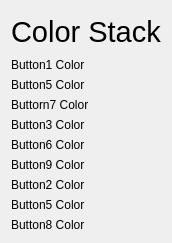
<?xml version="1.0" encoding="UTF-8"?>
<ui version="4.0">
 <class>test</class>
 <widget class="QDialog" name="test">
  <property name="geometry">
   <rect>
    <x>0</x>
    <y>0</y>
    <width>168</width>
    <height>243</height>
   </rect>
  </property>
  <property name="windowTitle">
   <string>Dialog</string>
  </property>
  <layout class="QVBoxLayout" name="verticalLayout">
   <item>
    <widget class="QLabel" name="label_10">
     <property name="font">
      <font>
       <family>MS Sans Serif</family>
       <pointsize>22</pointsize>
      </font>
     </property>
     <property name="text">
      <string>Color Stack</string>
     </property>
    </widget>
   </item>
   <item>
    <layout class="QHBoxLayout" name="horizontalLayout">
     <item>
      <layout class="QFormLayout" name="formLayout">
       <item row="0" column="0">
        <widget class="QLabel" name="label_11">
         <property name="text">
          <string>Button1 Color </string>
         </property>
        </widget>
       </item>
       <item row="1" column="0">
        <widget class="QLabel" name="label_12">
         <property name="text">
          <string>Button5 Color </string>
         </property>
        </widget>
       </item>
       <item row="2" column="0">
        <widget class="QLabel" name="label_13">
         <property name="text">
          <string>Buttorn7 Color </string>
         </property>
        </widget>
       </item>
      </layout>
     </item>
     <item>
      <layout class="QFormLayout" name="formLayout_6">
       <item row="0" column="0">
        <widget class="QLabel" name="label">
         <property name="sizePolicy">
          <sizepolicy hsizetype="Expanding" vsizetype="Preferred">
           <horstretch>0</horstretch>
           <verstretch>0</verstretch>
          </sizepolicy>
         </property>
         <property name="text">
          <string/>
         </property>
        </widget>
       </item>
       <item row="1" column="0">
        <widget class="QLabel" name="label_2">
         <property name="text">
          <string/>
         </property>
        </widget>
       </item>
       <item row="2" column="0">
        <widget class="QLabel" name="label_3">
         <property name="text">
          <string/>
         </property>
        </widget>
       </item>
      </layout>
     </item>
    </layout>
   </item>
   <item>
    <layout class="QHBoxLayout" name="horizontalLayout_3">
     <item>
      <layout class="QFormLayout" name="formLayout_3">
       <item row="0" column="0">
        <widget class="QLabel" name="label_17">
         <property name="text">
          <string>Button3 Color </string>
         </property>
        </widget>
       </item>
       <item row="1" column="0">
        <widget class="QLabel" name="label_18">
         <property name="text">
          <string>Button6 Color </string>
         </property>
        </widget>
       </item>
       <item row="2" column="0">
        <widget class="QLabel" name="label_19">
         <property name="text">
          <string>Button9 Color </string>
         </property>
        </widget>
       </item>
      </layout>
     </item>
     <item>
      <layout class="QFormLayout" name="formLayout_4">
       <item row="0" column="0">
        <widget class="QLabel" name="label_7">
         <property name="text">
          <string/>
         </property>
        </widget>
       </item>
       <item row="1" column="0">
        <widget class="QLabel" name="label_8">
         <property name="text">
          <string/>
         </property>
        </widget>
       </item>
       <item row="2" column="0">
        <widget class="QLabel" name="label_9">
         <property name="text">
          <string/>
         </property>
        </widget>
       </item>
      </layout>
     </item>
    </layout>
   </item>
   <item>
    <layout class="QHBoxLayout" name="horizontalLayout_2">
     <item>
      <layout class="QFormLayout" name="formLayout_2">
       <item row="0" column="0">
        <widget class="QLabel" name="label_14">
         <property name="text">
          <string>Button2 Color </string>
         </property>
        </widget>
       </item>
       <item row="1" column="0">
        <widget class="QLabel" name="label_15">
         <property name="text">
          <string>Button5 Color </string>
         </property>
        </widget>
       </item>
       <item row="2" column="0">
        <widget class="QLabel" name="label_16">
         <property name="text">
          <string>Button8 Color </string>
         </property>
        </widget>
       </item>
      </layout>
     </item>
     <item>
      <layout class="QFormLayout" name="formLayout_5">
       <item row="0" column="0">
        <widget class="QLabel" name="label_4">
         <property name="text">
          <string/>
         </property>
        </widget>
       </item>
       <item row="1" column="0">
        <widget class="QLabel" name="label_5">
         <property name="text">
          <string/>
         </property>
        </widget>
       </item>
       <item row="2" column="0">
        <widget class="QLabel" name="label_6">
         <property name="text">
          <string/>
         </property>
        </widget>
       </item>
      </layout>
     </item>
    </layout>
   </item>
  </layout>
 </widget>
 <resources/>
 <connections/>
</ui>
